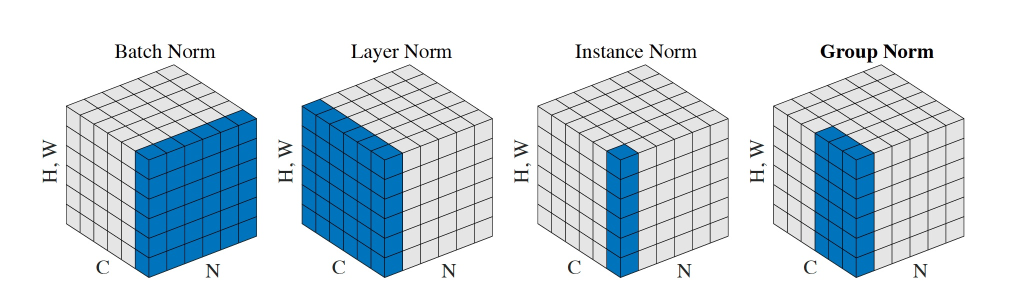
#> input picture code/Detectron/projects/GN/gn.jpg, 2070 x 606 px (shown at 1/2 size)
$ python -i preprocess_sigmoid.py   (imports and definitions only)   (older library calls are emulated)
#> lines starting #> are read from the running program, lines starting #| are printed output that depends on the picture
#> further down, picture is the input picture: shape (606, 2070, 3); mean B, G, R 229.2, 220.5, 207
# -*- coding: utf-8 -*-
"""
Created on Mon Mar 25 10:58:54 2019

对数据集进行预处理

通过观察违禁品图像直方图可以发现
图像像素主要集中于255附近，因此我们定义了一种类似于sigmoid函数的变换
将像素值更均匀的映射到0-255之间
该变换在二分类CNN模型的实验中已经证明有明显效果
对于目标检测模型的效果有待验证

@author: zyb_as
"""

import os
import copy
import numpy as np
import cv2
import argparse, textwrap

parser = argparse.ArgumentParser(description = 'verify the format of the specify image dataset',
        usage = textwrap.dedent(""),
        formatter_class = argparse.RawTextHelpFormatter)
# [6 lines not run here, left out]
# [1 line that did not run here, left out]
# [1 line that did not run here, left out]

# [2 lines not run here, left out]


# 尝试各种预处理变换方法

# 类似sigmoid的变换
# [29 lines left out: functions modify_sigmoid, modify_sigmoid_gauss, polynomial_transfor, not called in this run]


# 高斯滤波
def gaussian_filter(image):
    dst = cv2.GaussianBlur(image, (3, 3), 0)
    return dst


# 中值滤波
def median_filter(image):
    dst = cv2.medianBlur(image, 3)
    return dst


# 对比度增强1
# [49 lines left out: function contrast_brightness_image, not called in this run]


# 对比度增强2
def contrast_brightness_image2(img):
    img = copy.deepcopy(img)
    img = gaussian_filter(img)
    height, width, _ = img.shape#获取shape的数值，height和width、通道
#> height = 606; width = 2070
    img = img.astype(np.float32)
    (b, g, r) = cv2.split(img)
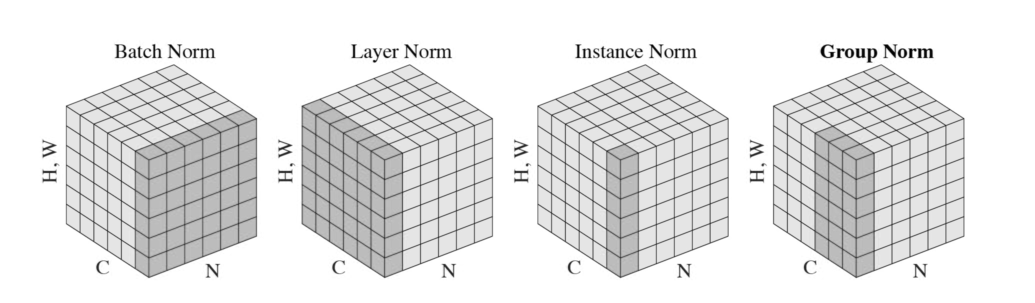
#> b: shape (606, 2070) float32 (shown at 1/2 size); min 0, max 255, mean 229.2
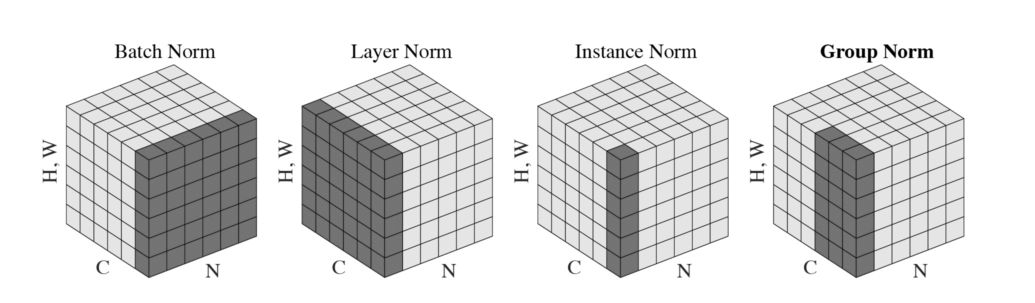
#> g: shape (606, 2070) float32 (shown at 1/2 size); min 0, max 255, mean 220.5
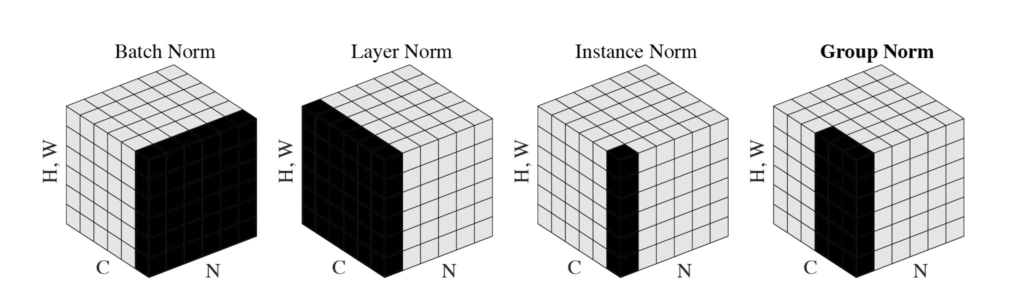
#> r: shape (606, 2070) float32 (shown at 1/2 size); min 0, max 255, mean 207

    # 将图像均值变换为median
    median_b = 128
    median_g = 128
    median_r = 128
    b_mean = np.mean(b)
#> b_mean = 229.2
    g_mean = np.mean(g)
#> g_mean = 220.5
    r_mean = np.mean(r)
#> r_mean = 207
    b_shift = b_mean - median_b
#> b_shift = 101.2
    g_shift = g_mean - median_g
#> g_shift = 92.5
    r_shift = r_mean - median_r
#> r_shift = 79.05
    b -= b_shift
    g -= g_shift
    r -= r_shift

    # 增强对比度
    contrast_b = 2
    contrast_g = 2
    contrast_r = 2
    b = b * contrast_b
    g = g * contrast_g
    r = r * contrast_r

    result = cv2.merge((b, g, r))
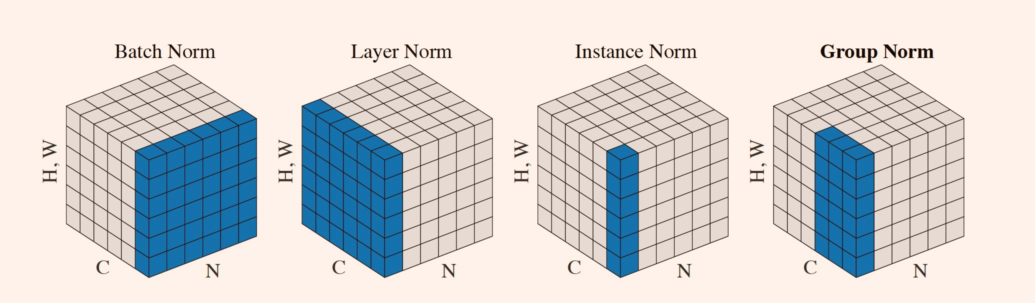
#> result: shape (606, 2070, 3) float32 (shown at 1/2 size); mean B, G, R 256.7, 254.9, 256.4; drawn with min black and max white

    # 截断越界元素，取整，转换类型
    result[result > 255] = 255
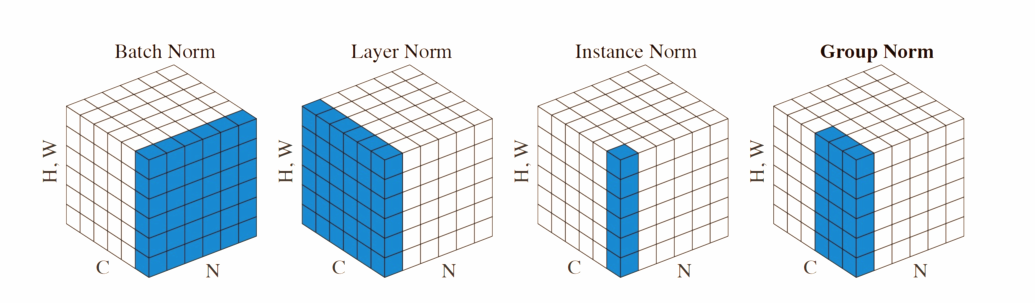
#> result: shape (606, 2070, 3) float32 (shown at 1/2 size); mean B, G, R 226.6, 213.3, 191.6; drawn with min black and max white
    result[result < 0] = 0
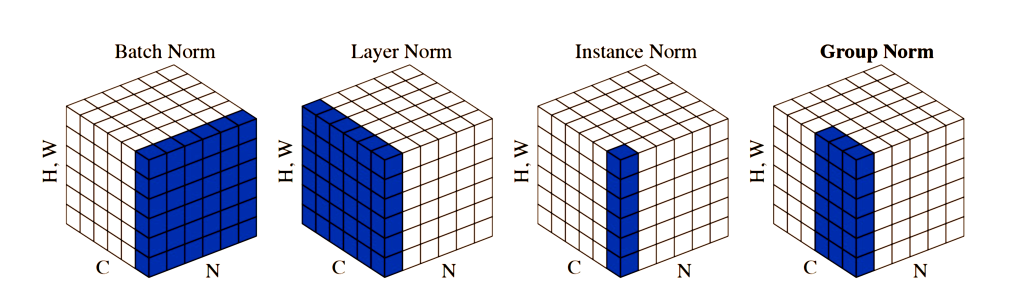
#> result: shape (606, 2070, 3) float32 (shown at 1/2 size); mean B, G, R 227.7, 215, 212
    result = np.round(result)
    result = result.astype(np.uint8)
    return result


# 线性拉伸图像
# [27 lines left out: function linear_stretch_image, not called in this run]


#------------------------------------------------------------------------------

# [13 lines not run here, left out]

>>> import cv2
>>> picture = cv2.imread('../Detectron/projects/GN/gn.jpg')
>>> result = contrast_brightness_image2(picture)
